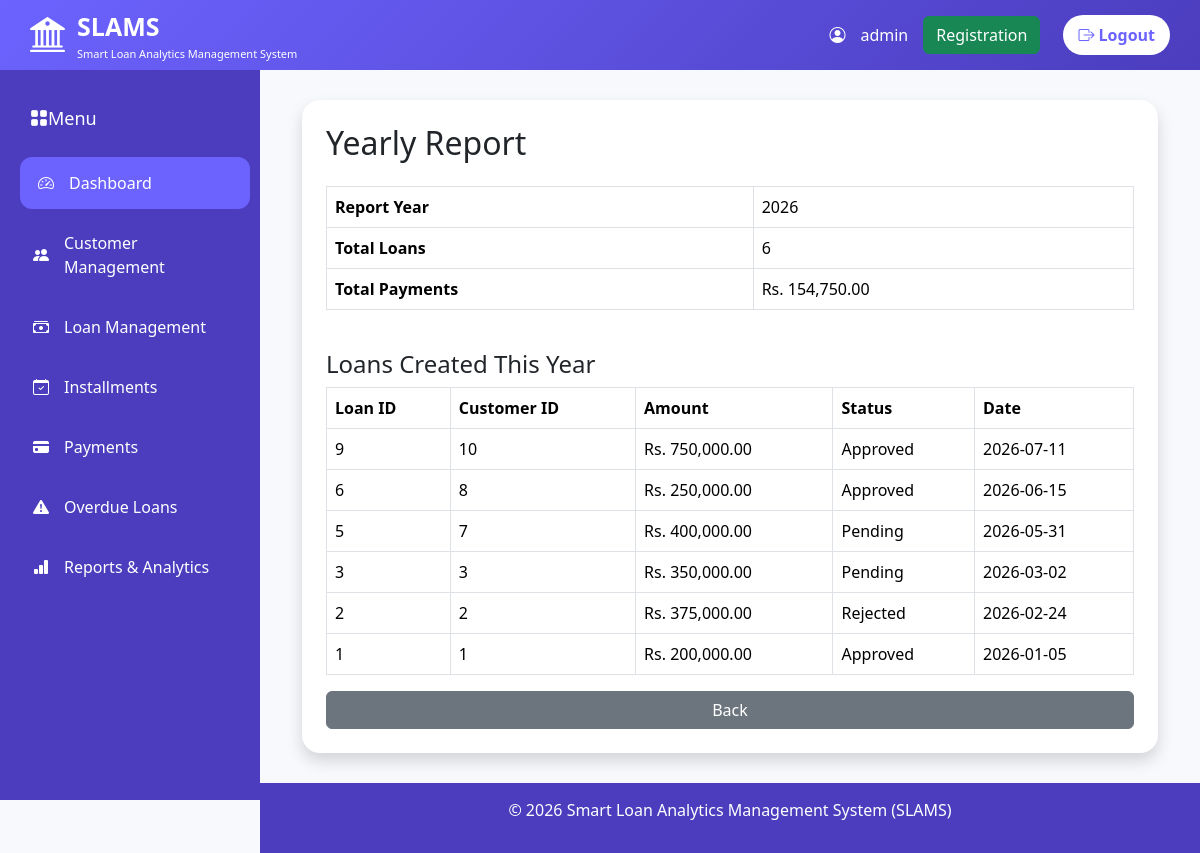
The page /reports/yearly_report.php (signed in) on the database its author committed.
### tables this page shows
CREATE TABLE `loans` (
  `id` int(11) NOT NULL,
  `customer_id` int(11) DEFAULT NULL,
  `amount` decimal(10,2) DEFAULT NULL,
  `interest_rate` decimal(5,2) DEFAULT NULL,
  `status` varchar(20) DEFAULT 'pending',
  `total_repayable` decimal(10,2) DEFAULT 0.00,
  `outstanding_balance` decimal(10,2) DEFAULT 0.00,
  `created_at` date DEFAULT NULL
);

### reports/yearly_report.php (the view, shortened to what this page needs)
<?php
include "../config/auth.php";
include "../includes/header.php";
include "../includes/navbar.php";
include "../includes/sidebar.php";
$year = date('Y');
$loanResult = $conn->query("
SELECT COUNT(*) AS total_loans
FROM loans
WHERE YEAR(created_at)='$year'
")->fetch_assoc();
$paymentResult = $conn->query("
SELECT SUM(amount) AS total_payments
FROM payments
WHERE YEAR(paid_date)='$year'
")->fetch_assoc();
?>
<div class="content">
<div class="container-fluid">
<div class="card shadow p-4">
<h2 class="mb-4">
Yearly Report
</h2>
<table class="table table-bordered">
<tr>
<th>Report Year</th>
<td><?= $year; ?></td>
</tr>
<tr>
<th>Total Loans</th>
<td><?= $loanResult['total_loans']; ?></td>
</tr>
<tr>
<th>Total Payments</th>
<td>
Rs.
<?= number_format($paymentResult['total_payments'] ?? 0,2); ?>
</td>
</tr>
</table>
<h4 class="mt-4">
Loans Created This Year
</h4>
<table class="table table-bordered table-hover">
<thead>
<tr>
<th>Loan ID</th>
<th>Customer ID</th>
<th>Amount</th>
<th>Status</th>
<th>Date</th>
</tr>
</thead>
<tbody>
<?php
$loans = $conn->query("
SELECT *
FROM loans
WHERE YEAR(created_at)='$year'
ORDER BY id DESC
");
if($loans->num_rows>0){
while($row=$loans->fetch_assoc()){
?>
<tr>
<td><?= $row['id']; ?></td>
<td><?= $row['customer_id']; ?></td>
<td>Rs. <?= number_format($row['amount'],2); ?></td>
<td><?= $row['status']; ?></td>
<td><?= $row['created_at']; ?></td>
</tr>
<?php
}
}
?>
</tbody>
</table>
<a href="reports.php"
class="btn btn-secondary">
Back
</a>
</div>
</div>
</div>
<?php
include "../includes/footer.php";
?>

### assets/css/style.css (style rules this page uses)
* { box-sizing:border-box; }
body { margin:0; font-family:Arial, sans-serif sans-serif; background:#f5f3ff; }
* { margin:0; padding:0; box-sizing:border-box; }
body { background:#F8F9FC; font-family:'Segoe UI',sans-serif; }
.content { margin-left:260px; padding:100px 30px 30px; }
.card { border:none; border-radius:18px; box-shadow:0 10px 25px rgba(0,0,0,0.08); }
.table thead { background:#6C63FF; color:white; }

### rows shown on the page
loans: id "9", customer "10", amount "750,000.00", status "Approved", created_at "2026-07-11"
loans: id "6", customer "8", amount "250,000.00", status "Approved", created_at "2026-06-15"
loans: id "5", customer "7", amount "400,000.00", status "Pending", created_at "2026-05-31"
loans: id "3", customer "3", amount "350,000.00", status "Pending", created_at "2026-03-02"
loans: id "2", customer "2", amount "375,000.00", status "Rejected", created_at "2026-02-24"
loans: id "1", customer "1", amount "200,000.00", status "Approved", created_at "2026-01-05"

### other values the page prints
$_SESSION['name'] "admin"
$loanResult['total_loans'] "6"
$paymentResult['total_payments'] "154,750.00"
